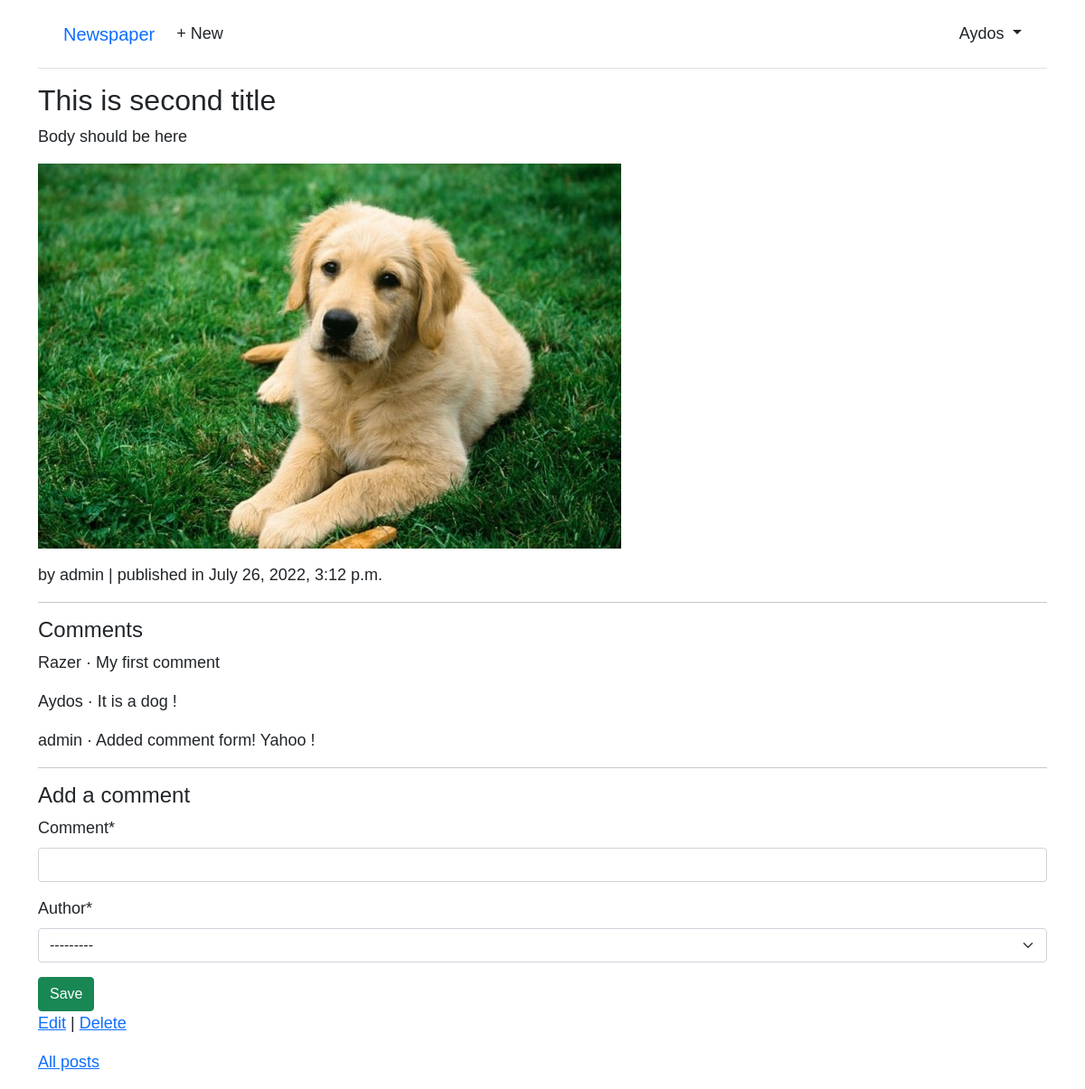
/posts/2/ (signed in), run on the app's committed database.
### accounts/models.py (models this page shows)
class CustomUser(AbstractUser):
    age = models.PositiveIntegerField(null=True, blank=True)
    city = models.CharField(max_length=100)

### posts/models.py (models this page shows, shortened)
class Post(models.Model):
    title = models.CharField(max_length=150)
    body = models.TextField()
    photo = models.ImageField(upload_to='images', blank=True)
    date = models.DateTimeField(auto_now_add=True)
    author = models.ForeignKey(
        settings.AUTH_USER_MODEL,
        on_delete=models.CASCADE,
    )

class Comment(models.Model):
    post = models.ForeignKey(Post, on_delete=models.CASCADE)
    comment = models.CharField(max_length=140)
    author = models.ForeignKey(
        settings.AUTH_USER_MODEL,
        on_delete = models.CASCADE
    )
    def __str__(self):
        return self.comment

### posts/views.py (the view, shortened to what this page needs)
# urls.py: path("<int:pk>/", PostDetailView.as_view(), name="post_detail"),
class PostDetailView(LoginRequiredMixin, View):
    def get(self, request, *args, **kwargs):
        view = CommentGet.as_view()
        return view(request,*args, **kwargs)

### posts/forms.py
class CommentForm(forms.ModelForm):
    class Meta:
        model = Comment
        fields = ('comment', "author")

### posts/views.py (called while the page is built)
    def get_context_data(self, **kwargs):
        context = super().get_context_data(**kwargs)
        context['form'] = CommentForm()
        return context

### templates/post_detail.html (shortened to what this page needs)
{% extends "base.html" %}
{% load crispy_forms_tags %}
{% block content %}
  <h2>{{ post.title }}</h2>
  <p>{{ post.body }}</p>
  <p> <img src="{{ post.photo.url }}" alt="{{ post.title}}"></p>
  <p> by {{ post.author}} | published in {{ post.date }}</p>
  <hr>
  <h4>Comments</h4>
  {% for comment in post.comment_set.all %}
    <p>{{ comment.author }} &middot {{ comment }}</p>
  {% endfor %}
    <hr>
  <h4>Add a comment </h4>
    <form method="post">
      {{ form | crispy }}
      <button type="submit" class="btn btn-success ml-2">Save</button>
    </form>
  <p><a href="{% url 'post_edit' post.pk %}">Edit</a> | <a href="{% url 'post_delete' post.pk %}">Delete</a></p>
  <p><a href="{% url 'post_list' %}">All posts</a></p>
{% endblock content %}

### templates/base.html (shortened to what this page needs)
<!DOCTYPE html>
{% load static %}
<html>
<head>
  <link href="https://cdn.jsdelivr.net/npm/bootstrap@5.1.3/dist/css/bootstrap.min.css" rel="stylesheet">
  <link rel="stylesheet" href="{% static 'css/base.css' %}">
</head>
<body>
  <div class="container">
    <header class="p-3 mb-3 border-bottom">
      <div class="container">
        <div class="d-flex flex-wrap align-items-center justify-content-center
          justify-content-lg-start">
          <a class="navbar-brand" href="{% url 'home' %}">Newspaper</a>
          <ul class="nav col-12 col-lg-auto me-lg-auto mb-2 justify-content-center
            mb-md-0">
          {% if user.is_authenticated %}
            <li><a href="{% url 'post_new' %}" class="nav-link px-2 link-dark">+ New</a></li>
          </ul>
          <div class="dropdown text-end">
            <a href="#" class="d-block link-dark text-decoration-none dropdown-toggle"
              id="dropdownUser1" data-bs-toggle="dropdown" aria-expanded="false">
              {{ user.username }}
            </a>
          </div>
          {% else %}
          </ul>
          <div class="text-end">
            <a href="{% url 'login' %}" class="btn btn-outline-primary me-2">Log In</a>
            <a href="{% url 'signup' %}" class="btn btn-primary">Sign Up</a>
          </div>
          {% endif %}
        </div>
      </div>
    </header>
    <main>
      {% block content %}
      {% endblock content %}
    </main>
  </div>
</body>
</html>

### static/css/base.css (style rules this page uses)
body { font-family: 'Source Sans Pro', sans-serif; font-size: 18px; }
header { border-bottom: 1px solid #999; margin-bottom: 2rem; display: flex; }

### data on the page
CustomUser: username "Aydos"
Post: title "This is second title", body "Body should be here", photo (picture), author "admin", date "July 26, 2022, 3:12 p.m."
Comment: author "Razer", comment "My first comment"
Comment: author "Aydos", comment "It is a dog !"
Comment: author "admin", comment "Added comment form! Yahoo !"
